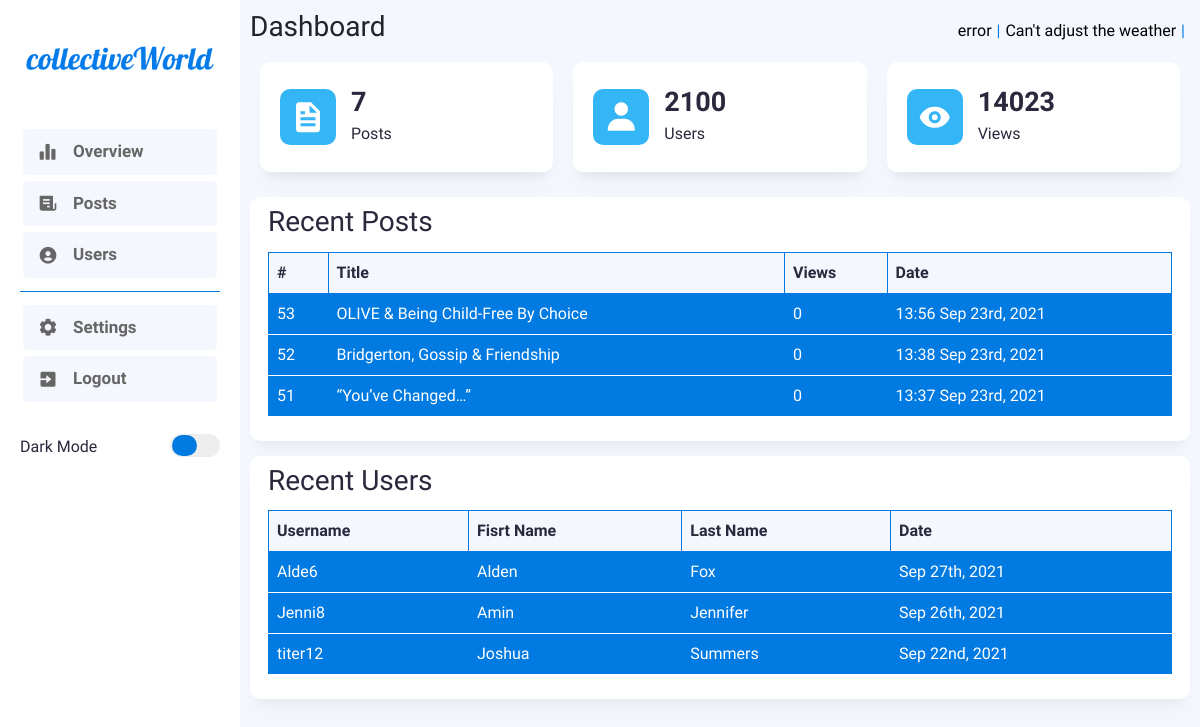
The page /admin/dashboard.php (signed in) on the database its author committed.
### tables this page shows
CREATE TABLE `posts` (
  `Posts_id` int(11) NOT NULL,
  `Title` varchar(255) NOT NULL,
  `Content` text NOT NULL,
  `Date` datetime NOT NULL,
  `Views` int(11) NOT NULL,
  `Comments` int(11) NOT NULL,
  `image` varchar(255) NOT NULL
);

CREATE TABLE `users` (
  `UserID` int(11) NOT NULL,
  `UserName` varchar(255) NOT NULL,
  `Email` varchar(255) NOT NULL,
  `Password` varchar(255) NOT NULL,
  `Member_type` smallint(7) NOT NULL,
  `FirstName` varchar(255) NOT NULL,
  `LastName` varchar(255) NOT NULL,
  `Date` date NOT NULL
);

### admin/dashboard.php (the view, shortened to what this page needs)
<?php
   require "func.php";
   require "../config.php";
   include "include/header.php";
   if(isset($_SESSION['adminid'])){
      $rows = $stmt->fetch(); ?>
      <div class="dash">
         <?php
            include "include/navbar.php";
         ?>
         <div class="content" id="content">
            <div class="header">
               <h3>Dashboard</h3>
               <div class="weather">
                  <div id="temp"></div>|
                  <div id="lct"></div>|
               </div>
            </div>
            <div class="static">
               <div class="row">
                  <div class="col-md-4">
                     <div class="stat">
                        <i class='bx bxs-file'></i>
                        <div class="value">
                           <span> <?php echo countItem('Posts_id', 'posts') ?></span>
                           <p>Posts</p>
                        </div>
                     </div>
                  </div>
                  <div class="col-md-4">
                     <div class="stat">
                        <i class='bx bxs-user'></i>
                        <div class="value">
                           <span>2100</span>
                           <p>Users</p>
                        </div>
                     </div>
                  </div>
                  <div class="col-md-4">
                     <div class="stat">
                        <i class='bx bxs-show'></i>
                        <div class="value">
                           <span>14023</span>
                           <p>Views</p>
                        </div>
                     </div>
                  </div>
               </div>
               <div class="res">
                  <h3>Recent Posts</h3>
                  <div class="table-responsive">
                     <table class="table">
                        <thead>
                           <tr>
                              <th scope="col">#</th>
                              <th scope="col">Title</th>
                              <th scope="col">Views</th>
                              <th scope="col">Date</th>
                           </tr>
                        </thead>
                        <tbody>
                           <?php
                              $stmt = $con->prepare("SELECT * FROM posts ORDER BY Posts_id DESC LIMIT 3");
                              $stmt->execute();
                              while($ftc = $stmt->fetch()) { ?>
                                 <tr>
                                    <td><?php echo $ftc['Posts_id'] ?></td>
                                    <td><?php echo $ftc['Title'] ?></td>
                                    <td><?php echo $ftc['Views'] ?></td>
                                    <td>
                                    <?php
                                       $df_date = $ftc['Date'];
                                       $date_stmt = $con->prepare("SELECT DATE_FORMAT('$df_date', '%H:%i %b %D, %Y') AS date");
                                       $date_stmt->execute();
                                       $date = $date_stmt->fetch();
                                       echo $date['date']; ?>
                                    </td>
                                 </tr>
                        <?php
                              }
                           ?>
                        </tbody>
                     </table>
                  </div>
               </div>
               <div class="res">
                  <h3>Recent Users</h3>
                  <div class="table-responsive">
                     <table class="table">
                        <thead>
                           <tr>
                              <th scope="col">Username</th>
                              <th scope="col">Fisrt Name</th>
                              <th scope="col">Last Name</th>
                              <th scope="col">Date</th>
                           </tr>
                        </thead>
                        <tbody>
                        <?php
                              $stmt = $con->prepare("SELECT * FROM users ORDER BY UserID DESC LIMIT 3");
                              $stmt->execute();
                              while($ftc = $stmt->fetch()) { ?>
                                 <tr>
                                    <td><?php echo $ftc['UserName'] ?></td>
                                    <td><?php echo $ftc['FirstName'] ?></td>
                                    <td><?php echo $ftc['LastName'] ?></td>
                                    <td>
                                    <?php
                                       $df_date = $ftc['Date'];
                                       $date_stmt = $con->prepare("SELECT DATE_FORMAT('$df_date', '%b %D, %Y') AS date");
                                       $date_stmt->execute();
                                       $date = $date_stmt->fetch();
                                       echo $date['date']; ?>
                                    </td>
                                 </tr>
                           <?php
                              }
                           ?>
                        </tbody>
                     </table>
                  </div>
               </div>
            </div>
         </div>
      </div>
<?php
   } else {
      header("location: index.php");
   }
?>

### admin/include/header.php (shortened to what this page needs)
<!DOCTYPE html>
<html lang="en">
<head>
   <link href="https://cdn.jsdelivr.net/npm/bootstrap@5.1.0/dist/css/bootstrap.min.css" rel="stylesheet">
   <link href='https://unpkg.com/boxicons@2.0.9/css/boxicons.min.css' rel='stylesheet'>
   <link rel="stylesheet" href="css/style.css">
</head>
<body class="light-mode">

### admin/include/navbar.php (shortened to what this page needs)
<nav id="nav">
   <div class="brand" id="brand">
      <img src="../images/logo.png" alt="brand">
   </div>
   <div class="links" id="links">
      <a href="dashboard.php"><i class='bx bxs-bar-chart-alt-2'></i> Overview</a>
      <a href="posts.php"><i class='bx bxs-receipt'></i> Posts</a>
      <a href="users.php"><i class='bx bxs-user-circle'></i> Users</a>
      <div class="line"></div>
      <a href="settings.php"><i class='bx bxs-cog'></i> Settings</a>
      <a href="logout.php"><i class='bx bxs-exit'></i> Logout</a>
   </div>
   <div class="dark-switch" id="switch">
      <span>Dark Mode</span>
      <div class="switch" id="switch">
         <div id="sqr" style="left: 2px;"></div>
      </div>
   </div>
</nav>

### admin/func.php (shortened to what this page needs)
<?php
   require "../config.php";
   function countItem($item, $table) {
      global $con;
      $stmt = $con->prepare("SELECT COUNT($item) FROM $table");
      $stmt->execute();
      echo $stmt->fetchColumn();
   }
?>

### admin/css/style.css (style rules this page uses)
* { font-family: 'Urbanist', sans-serif; padding: 0px; margin: 0px; -webkit-box-sizing: border-box; box-sizing: border-box; }
body { overflow-x: hidden; -webkit-transition: .3s; transition: .3s; background-color: #F5F7FE; }
nav { background-color: #FFF; width: 20%; height: 100vh; padding: 20px; position: fixed; }
nav .brand { margin-top: 20px; }
nav .brand img { width: 100%; }
nav .links { margin-top: 50px; display: -webkit-box; display: -ms-flexbox; display: flex; -webkit-box-orient: vertical; -webkit-box-direction: normal; -ms-flex-direction: column; flex-direction: column; -webkit-box-pack: center; -ms-flex-pack: center; justify-content: center; }
nav .links a { padding: 10px; font-size: 17px; text-decoration: none; font-weight: 600; color: #666; background-color: #F5F7FE; margin: 3px; display: -webkit-box; display: -ms-flexbox; display: flex; -webkit-box-align: center; -ms-flex-align: center; align-items: center; border-radius: 5px; -webkit-transition: .3s; transition: .3s; }
nav .links a i { margin-left: 5px; margin-right: 15px; font-size: 20px; }
nav .links .line { background-color: #017AE2; width: 100%; height: 1px; margin: 10px 0px; }
nav .dark-switch { margin-top: 20px; display: -webkit-box; display: -ms-flexbox; display: flex; -webkit-box-align: center; -ms-flex-align: center; align-items: center; -webkit-box-pack: justify; -ms-flex-pack: justify; justify-content: space-between; color: #2A283C; font-weight: 500; }
nav .dark-switch .switch { margin-left: 20px; cursor: pointer; }
nav .dark-switch .switch div:last-child { width: 25px; height: 21px; background-color: #017AE2; position: relative; bottom: 13px; border-radius: 13px; -webkit-transition: .2s; transition: .2s; }
.content { width: 80%; float: right; width: 80%; float: right; padding: 10px; position: relative; left: 60px; opacity: 0; -webkit-transition: 500ms ease-in; transition: 500ms ease-in; }
.content .header { width: 100%; display: -webkit-box; display: -ms-flexbox; display: flex; -webkit-box-pack: justify; -ms-flex-pack: justify; justify-content: space-between; -webkit-box-align: center; -ms-flex-align: center; align-items: center; }
.content .res { margin-top: 15px; background-color: #FFF; color: #2A283C; padding: 8px 18px; border-radius: 10px; -webkit-box-shadow: rgba(0, 0, 0, 0.03) 0px 15px 25px -5px, rgba(0, 0, 0, 0.04) 0px 10px 10px -5px; box-shadow: rgba(0, 0, 0, 0.03) 0px 15px 25px -5px, rgba(0, 0, 0, 0.04) 0px 10px 10px -5px; }
.content .res h3 { padding-bottom: 5px; }
.content .res .table > :not(:last-child) > :last-child > * { border-bottom-color: #017AE2; }
.content .res thead th { background-color: #F5F7FE; color: #2A283C; border: 1px solid #017AE2; border-bottom-color: #FFF; }
.content .res tbody td { vertical-align: middle; color: #FFF; border: 1px solid #017AE2; border-bottom-color: #FFF; background-color: #017AE2; }
.dash .weather { display: -webkit-box; display: -ms-flexbox; display: flex; -webkit-box-align: center; -ms-flex-align: center; align-items: center; color: #017AE2; }
.dash .weather #temp { margin-right: 5px; color: #000; }
.dash .weather #lct { margin-left: 5px; margin-right: 5px; color: #000; }
.dash .static { background-color: none; color: #FFF; border-radius: 10px; }
.dash .static .row { --bs-gutter-x: 0; }
.dash .static .stat { padding: 10px 20px; margin: 10px; background-color: #FFF; color: #2A283C; border-radius: 10px; -webkit-box-shadow: rgba(0, 0, 0, 0.04) 0px 15px 25px -5px, rgba(0, 0, 0, 0.05) 0px 10px 10px -5px; box-shadow: rgba(0, 0, 0, 0.04) 0px 15px 25px -5px, rgba(0, 0, 0, 0.05) 0px 10px 10px -5px; display: -webkit-box; display: -ms-flexbox; display: flex; -webkit-box-align: center; -ms-flex-align: center; align-items: center; }
.dash .static .stat i { padding: 10px; background-color: #33B5F6; color: #FFF; font-size: 36px; border-radius: 10px; }
.dash .static .stat .value { padding: 0px 15px; display: -webkit-box; display: -ms-flexbox; display: flex; -webkit-box-orient: vertical; -webkit-box-direction: normal; -ms-flex-direction: column; flex-direction: column; }
.dash .static .stat .value span { margin-top: 10px; font-weight: bold; font-size: 27px; }

### rows shown on the page
posts: Posts_id "53", Title "OLIVE & Being Child-Free By Choice", Views "0", date "13:56 Sep 23rd, 2021"
posts: Posts_id "52", Title "Bridgerton, Gossip & Friendship", Views "0", date "13:38 Sep 23rd, 2021"
posts: Posts_id "51", Title "“You’ve Changed…”", Views "0", date "13:37 Sep 23rd, 2021"
users: UserName "Alde6", FirstName "Alden", LastName "Fox", date "Sep 27th, 2021"
users: UserName "Jenni8", FirstName "Amin", LastName "Jennifer", date "Sep 26th, 2021"
users: UserName "titer12", FirstName "Joshua", LastName "Summers", date "Sep 22nd, 2021"

### other values the page prints
$stmt->fetchColumn() "7"
